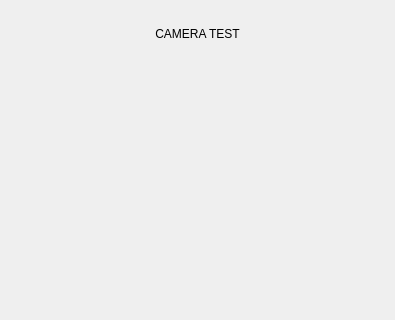
<?xml version="1.0" encoding="UTF-8"?>
<ui version="4.0">
 <class>CameraTest</class>
 <widget class="QWidget" name="CameraTest">
  <property name="geometry">
   <rect>
    <x>0</x>
    <y>0</y>
    <width>395</width>
    <height>320</height>
   </rect>
  </property>
  <property name="sizePolicy">
   <sizepolicy hsizetype="Expanding" vsizetype="Expanding">
    <horstretch>0</horstretch>
    <verstretch>0</verstretch>
   </sizepolicy>
  </property>
  <property name="windowTitle">
   <string>Form</string>
  </property>
  <layout class="QVBoxLayout" name="verticalLayout_2">
   <property name="spacing">
    <number>10</number>
   </property>
   <property name="margin">
    <number>0</number>
   </property>
   <item>
    <spacer name="verticalSpacer">
     <property name="orientation">
      <enum>Qt::Vertical</enum>
     </property>
     <property name="sizeType">
      <enum>QSizePolicy::Fixed</enum>
     </property>
     <property name="sizeHint" stdset="0">
      <size>
       <width>20</width>
       <height>24</height>
      </size>
     </property>
    </spacer>
   </item>
   <item>
    <widget class="QLabel" name="title">
     <property name="minimumSize">
      <size>
       <width>0</width>
       <height>20</height>
      </size>
     </property>
     <property name="maximumSize">
      <size>
       <width>16777215</width>
       <height>20</height>
      </size>
     </property>
     <property name="text">
      <string>CAMERA TEST</string>
     </property>
     <property name="alignment">
      <set>Qt::AlignCenter</set>
     </property>
    </widget>
   </item>
   <item>
    <layout class="QVBoxLayout" name="verticalLayout">
     <property name="margin">
      <number>20</number>
     </property>
     <item>
      <widget class="QLabel" name="label">
       <property name="text">
        <string/>
       </property>
      </widget>
     </item>
    </layout>
   </item>
   <item>
    <layout class="QHBoxLayout" name="horizontalLayout">
     <property name="spacing">
      <number>12</number>
     </property>
     <property name="leftMargin">
      <number>10</number>
     </property>
     <property name="topMargin">
      <number>5</number>
     </property>
     <property name="rightMargin">
      <number>10</number>
     </property>
     <property name="bottomMargin">
      <number>10</number>
     </property>
    </layout>
   </item>
  </layout>
 </widget>
 <resources/>
 <connections/>
</ui>
